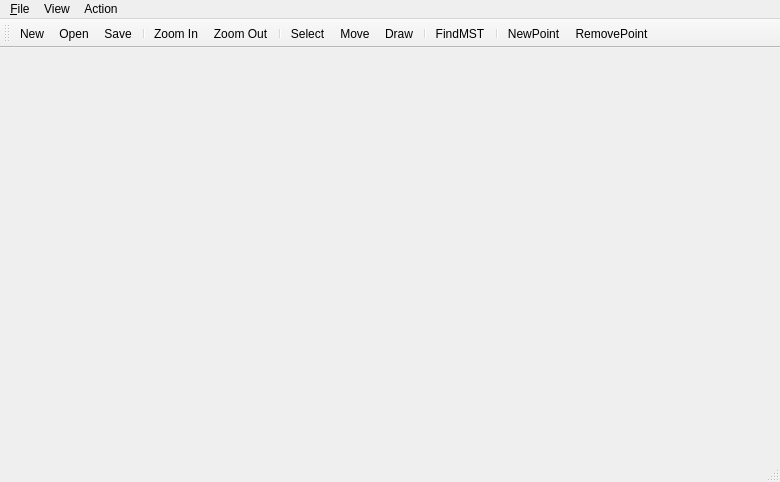
<?xml version="1.0" encoding="UTF-8"?>
<ui version="4.0">
 <class>MainWindow</class>
 <widget class="QMainWindow" name="MainWindow">
  <property name="geometry">
   <rect>
    <x>0</x>
    <y>0</y>
    <width>780</width>
    <height>482</height>
   </rect>
  </property>
  <property name="windowTitle">
   <string>Visual Minimum Spanning Tree</string>
  </property>
  <widget class="QWidget" name="centralWidget">
   <layout class="QGridLayout" name="gridLayout"/>
  </widget>
  <widget class="QMenuBar" name="menuBar">
   <property name="geometry">
    <rect>
     <x>0</x>
     <y>0</y>
     <width>780</width>
     <height>22</height>
    </rect>
   </property>
   <widget class="QMenu" name="menuFile">
    <property name="title">
     <string>&amp;File</string>
    </property>
    <addaction name="actionNew"/>
    <addaction name="actionOpen"/>
    <addaction name="actionSave"/>
    <addaction name="separator"/>
    <addaction name="actionClose"/>
   </widget>
   <widget class="QMenu" name="menuAction">
    <property name="title">
     <string>Action</string>
    </property>
   </widget>
   <widget class="QMenu" name="menuView">
    <property name="title">
     <string>View</string>
    </property>
    <addaction name="actionZoom_In"/>
    <addaction name="actionZoom_Out"/>
    <addaction name="separator"/>
    <addaction name="actionSelectMode"/>
    <addaction name="actionMoveMode"/>
    <addaction name="actionPointMode"/>
   </widget>
   <addaction name="menuFile"/>
   <addaction name="menuView"/>
   <addaction name="menuAction"/>
  </widget>
  <widget class="QToolBar" name="mainToolBar">
   <attribute name="toolBarArea">
    <enum>TopToolBarArea</enum>
   </attribute>
   <attribute name="toolBarBreak">
    <bool>false</bool>
   </attribute>
   <addaction name="actionNew"/>
   <addaction name="actionOpen"/>
   <addaction name="actionSave"/>
   <addaction name="separator"/>
   <addaction name="actionZoom_In"/>
   <addaction name="actionZoom_Out"/>
   <addaction name="separator"/>
   <addaction name="actionSelectMode"/>
   <addaction name="actionMoveMode"/>
   <addaction name="actionPointMode"/>
   <addaction name="separator"/>
   <addaction name="actionFindMST"/>
   <addaction name="separator"/>
   <addaction name="actionNewPoint"/>
   <addaction name="actionRemovePoint"/>
  </widget>
  <widget class="QStatusBar" name="statusBar"/>
  <action name="actionOpen">
   <property name="icon">
    <iconset resource="icons.qrc">
     <normaloff>:/new/icons/res/document-open.png</normaloff>:/new/icons/res/document-open.png</iconset>
   </property>
   <property name="text">
    <string>Open</string>
   </property>
  </action>
  <action name="actionClose">
   <property name="text">
    <string>Close</string>
   </property>
  </action>
  <action name="actionNew">
   <property name="icon">
    <iconset resource="icons.qrc">
     <normaloff>:/new/icons/res/document-new.png</normaloff>:/new/icons/res/document-new.png</iconset>
   </property>
   <property name="text">
    <string>New</string>
   </property>
  </action>
  <action name="actionSave">
   <property name="icon">
    <iconset resource="icons.qrc">
     <normaloff>:/new/icons/res/document-save.png</normaloff>:/new/icons/res/document-save.png</iconset>
   </property>
   <property name="text">
    <string>Save</string>
   </property>
  </action>
  <action name="actionZoom_In">
   <property name="icon">
    <iconset resource="icons.qrc">
     <normaloff>:/new/icons/res/tools_generaltools_zoom_in.png</normaloff>:/new/icons/res/tools_generaltools_zoom_in.png</iconset>
   </property>
   <property name="text">
    <string>Zoom In</string>
   </property>
  </action>
  <action name="actionZoom_Out">
   <property name="icon">
    <iconset resource="icons.qrc">
     <normaloff>:/new/icons/res/tools_generaltools_zoom_out.png</normaloff>:/new/icons/res/tools_generaltools_zoom_out.png</iconset>
   </property>
   <property name="text">
    <string>Zoom Out</string>
   </property>
  </action>
  <action name="actionSelectMode">
   <property name="checkable">
    <bool>true</bool>
   </property>
   <property name="icon">
    <iconset resource="icons.qrc">
     <normaloff>:/new/icons/res/tools_movement_move.png</normaloff>:/new/icons/res/tools_movement_move.png</iconset>
   </property>
   <property name="text">
    <string>Select</string>
   </property>
   <property name="toolTip">
    <string>Select</string>
   </property>
  </action>
  <action name="actionMoveMode">
   <property name="checkable">
    <bool>true</bool>
   </property>
   <property name="icon">
    <iconset resource="icons.qrc">
     <normaloff>:/new/icons/res/arrow_cursor_grab.png</normaloff>:/new/icons/res/arrow_cursor_grab.png</iconset>
   </property>
   <property name="text">
    <string>Move</string>
   </property>
   <property name="toolTip">
    <string>Move</string>
   </property>
  </action>
  <action name="actionPointMode">
   <property name="checkable">
    <bool>true</bool>
   </property>
   <property name="icon">
    <iconset resource="icons.qrc">
     <normaloff>:/new/icons/res/tools_point_new_point.png</normaloff>:/new/icons/res/tools_point_new_point.png</iconset>
   </property>
   <property name="text">
    <string>Draw</string>
   </property>
   <property name="toolTip">
    <string>Draw</string>
   </property>
  </action>
  <action name="actionFindMST">
   <property name="icon">
    <iconset resource="icons.qrc">
     <normaloff>:/new/icons/res/tools_spreadsheet_sum.png</normaloff>:/new/icons/res/tools_spreadsheet_sum.png</iconset>
   </property>
   <property name="text">
    <string>FindMST</string>
   </property>
   <property name="toolTip">
    <string>Find MST</string>
   </property>
  </action>
  <action name="actionNewPoint">
   <property name="icon">
    <iconset resource="icons.qrc">
     <normaloff>:/new/icons/res/properties_object_list_add.png</normaloff>:/new/icons/res/properties_object_list_add.png</iconset>
   </property>
   <property name="text">
    <string>NewPoint</string>
   </property>
   <property name="toolTip">
    <string>New Point</string>
   </property>
  </action>
  <action name="actionRemovePoint">
   <property name="icon">
    <iconset resource="icons.qrc">
     <normaloff>:/new/icons/res/Image-button_cancel.png</normaloff>:/new/icons/res/Image-button_cancel.png</iconset>
   </property>
   <property name="text">
    <string>RemovePoint</string>
   </property>
   <property name="toolTip">
    <string>Remove Point</string>
   </property>
  </action>
 </widget>
 <layoutdefault spacing="6" margin="11"/>
 <resources>
  <include location="icons.qrc"/>
 </resources>
 <connections/>
</ui>
